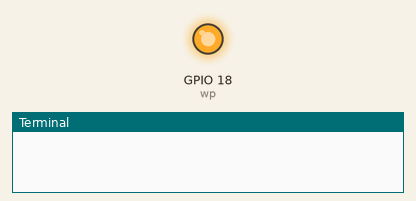
Recording of a program running on a simulated Raspberry Pi (BCM pin numbers). On the bench: output pins drawn as LEDs (lit = HIGH), the last lines printed to the terminal. At 10.0 s the program stops and its outputs stay as they are.

Above: at 0.1 s.
At 9.1 s:
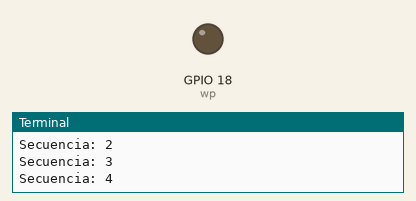
Timing chart, 0 to 10.6 s (numbered marks = the images above):
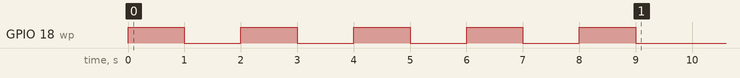

The program:

gpio2.py
```python
#import GPIO library
import RPi.GPIO as GPIO
import time

GPIO.setmode(GPIO.BCM)
GPIO.setwarnings(False)

#set GPIO numbering mode and define inputs
wp = 18 #working pin
rp = 16 #reading pin

#GPIO.setmode(GPIO.BOARD)
GPIO.setup(wp, GPIO.OUT, initial=GPIO.LOW)
GPIO.setup(rp, GPIO.IN)

for i in range(5):
    GPIO.output(18, GPIO.HIGH)
    time.sleep(1)
    GPIO.output(18, GPIO.LOW)
    time.sleep(1)
    print(f"Secuencia: {int(i)+1}")

# try:
#
#     while (GPIO.input(rp)==1):
#         if GPIO.input(wp)==0:
#             print("Circuito abierto!")
#         else:
#             print("Circuito Cerrado")
#
# finally: #Presionando CTRL + C reproduce esta acción
#     GPIO.cleanup()
```
